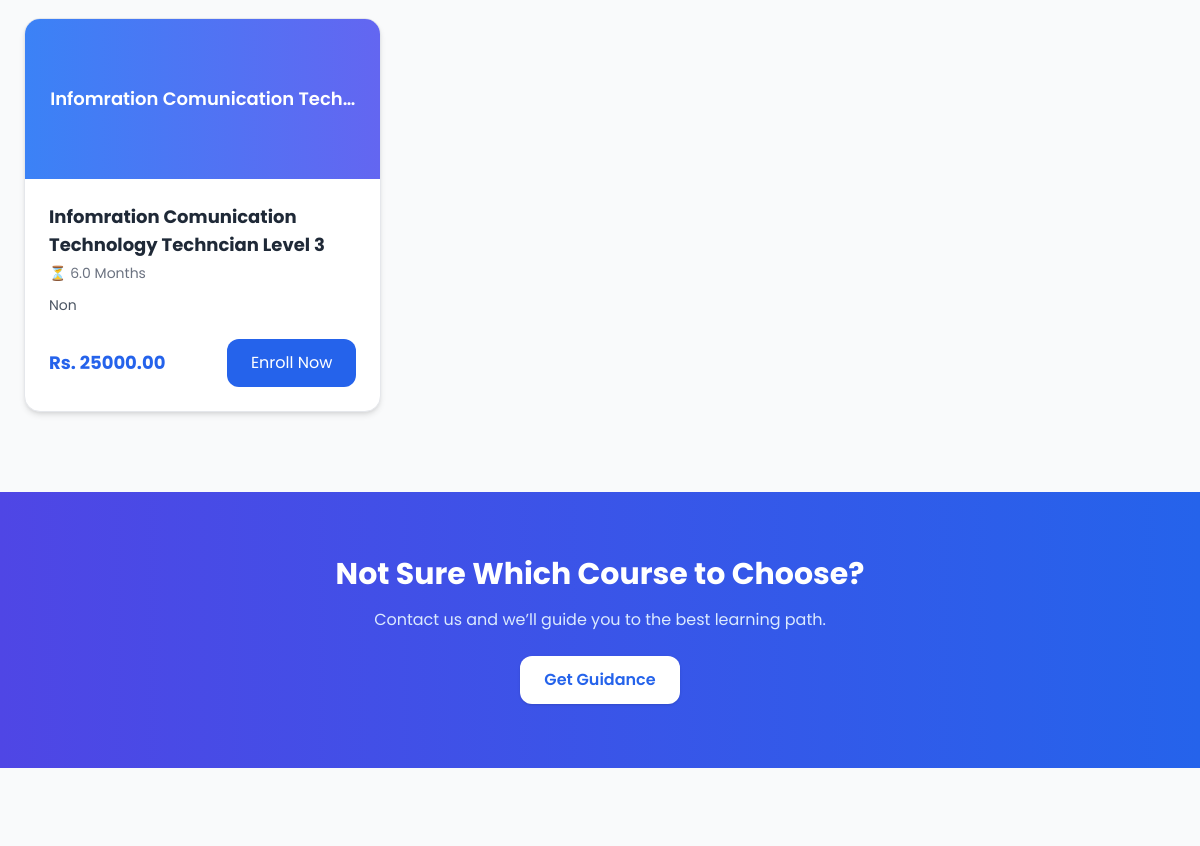
Page /courses/ (middle part) on the earlier database version.
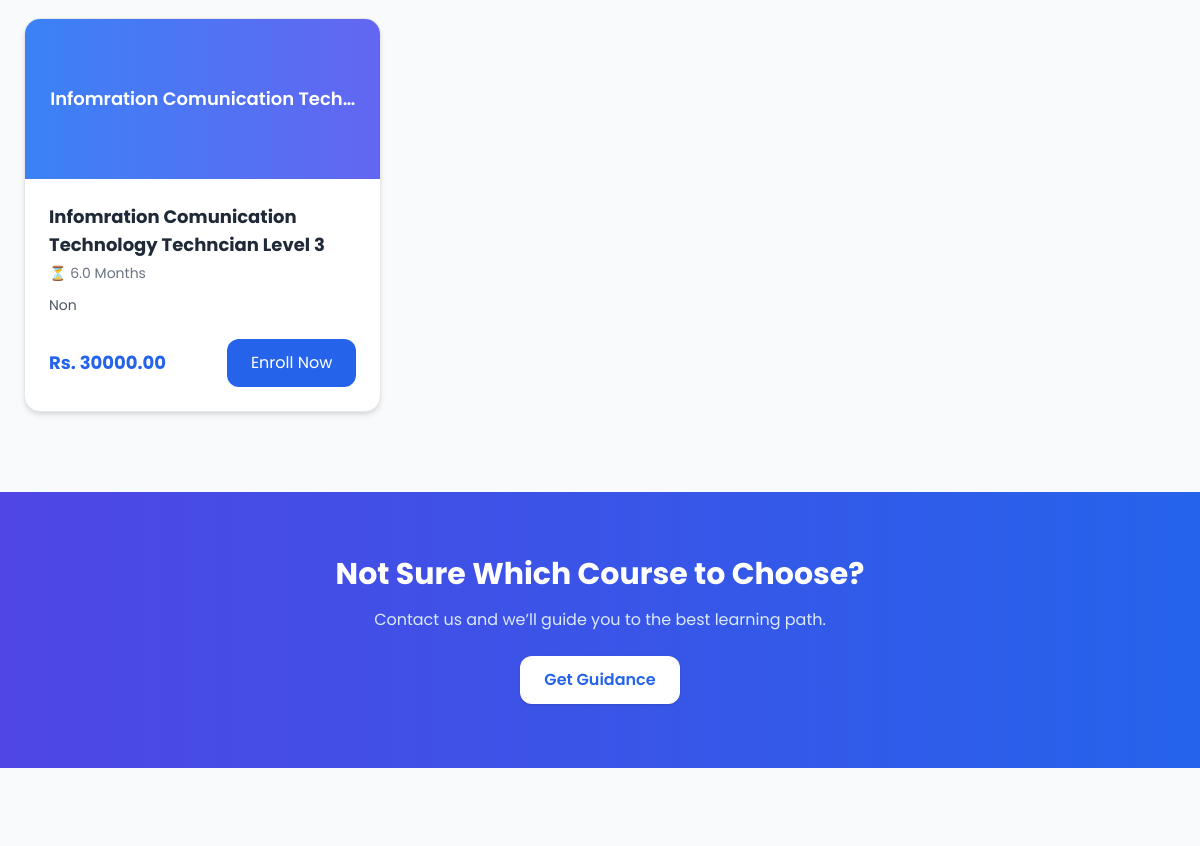
Same page on the later database version.
### apps/courses/models.py (models this page shows, shortened)
class Course(models.Model):
    LEVEL_CHOICES = [
        ('BEGINNER', 'Beginner'),
        ('INTERMEDIATE', 'Intermediate'),
        ('ADVANCED', 'Advanced'),
    ]
    DELIVERY_MODE_CHOICES = [
        ('CLASSROOM', 'Classroom'),
        ('ONLINE', 'Online'),
        ('BLENDED', 'Blended'),
    ]
    COURSE_MODE_CHOICES = [
        ('FULL_TIME', 'Full Time'),
        ('PART_TIME', 'Part Time'),
    ]
    CURRICULUM_CATEGORY_CHOICES = [
        ('NVQ', 'NVQ'),
        ('NON_NVQ', 'Non-NVQ'),
    ]
    MEDIUM_CHOICES = [
        ('SINHALA', 'Sinhala'),
        ('ENGLISH', 'English'),
        ('TAMIL', 'Tamil'),
    ]
    AVAILABILITY_CHOICES = [
        ('AVAILABLE', 'Available'),
        ('UNAVAILABLE', 'Unavailable'),
    ]
    ENTRY_QUALIFICATION_CHOICES = [
        ('UPTO_OL', 'Upto O/L'),
        ('AL', 'A/L'),
        ('DIPLOMA', 'Diploma'),
        ('DEGREE', 'Degree'),
    ]
    title = models.CharField(max_length=255)
    code = models.CharField(max_length=20, unique=True)
    description = models.TextField(blank=True)
    active = models.BooleanField(default=True)
    level = models.CharField(max_length=20, choices=LEVEL_CHOICES)
    entry_qualification = models.CharField(
        max_length=20,
        choices=ENTRY_QUALIFICATION_CHOICES,
        blank=True
    )
    curriculum_category = models.CharField(
        max_length=20,
        choices=CURRICULUM_CATEGORY_CHOICES,
        default='NON_NVQ'
    )
    curriculum_availability = models.CharField(
        max_length=20,
        choices=AVAILABILITY_CHOICES,
        default='AVAILABLE'
    )
    equivalent_course = models.CharField(max_length=100, blank=True)
    industry_sector = models.CharField(max_length=255, blank=True)
    delivery_mode = models.CharField(
        max_length=20,
        choices=DELIVERY_MODE_CHOICES,
        default='CLASSROOM'
    )
    course_mode = models.CharField(
        max_length=20,
        choices=COURSE_MODE_CHOICES,
        default='PART_TIME'
    )
    medium = models.CharField(
        max_length=20,
        choices=MEDIUM_CHOICES,
        default='SINHALA'
    )
    duration_months = models.FloatField(default=0)
    theory_hours = models.FloatField(default=0)
    practical_hours = models.FloatField(default=0)
    assignment_hours = models.FloatField(default=0)
    ojt_months = models.FloatField(default=0)  # On Job Training
    batches_per_year = models.IntegerField(default=1)
    students_per_batch = models.IntegerField(default=0)
    course_fee = models.DecimalField(
        max_digits=10,
        decimal_places=2,
        null=True,
        blank=True
    )
    is_free = models.BooleanField(default=False)
    fee_includes = models.CharField(
        max_length=255,
        blank=True,
        help_text="e.g. registration, certification"
    )
    tools_available = models.TextField(blank=True)
    equipment_available = models.TextField(blank=True)
    machinery_available = models.TextField(blank=True)
    nvq_level = models.IntegerField(null=True, blank=True)
    qualification_code = models.CharField(max_length=50, blank=True)
    prerequisite = models.TextField(blank=True)
    learning_outcomes = models.TextField(blank=True)
    created_at = models.DateTimeField(auto_now_add=True)
    updated_at = models.DateTimeField(auto_now=True)

### apps/website/views.py (the view)
# urls.py: path('courses/', PublicCourseListView.as_view(), name='public_courses'),
class PublicCourseListView(ListView):
    model = Course
    template_name = "website/courses.html"
    context_object_name = "courses"
    def get_queryset(self):
        return Course.objects.filter(active=True).order_by('-created_at')

### apps/core/context_processors.py (called while the page is built)
def user_roles(request):
    user = request.user
    return {
        'is_admin': user.is_authenticated and user.is_superuser,
        'is_teacher': user.is_authenticated and hasattr(user, 'teacher'),
        'is_student': user.is_authenticated and hasattr(user, 'student'),
    }

### templates/website/courses.html (shortened to what this page needs)
{% extends 'website/base.html' %}
{% block content %}
<section class="py-20 bg-gray-50">
    <div class="max-w-7xl mx-auto px-6">
        <div class="grid md:grid-cols-2 lg:grid-cols-3 gap-10">
            {% for course in courses %}
            <div class="group bg-white rounded-2xl shadow-md hover:shadow-2xl transition duration-300 overflow-hidden border flex flex-col">
                <div class="h-40 bg-gradient-to-r from-blue-500 to-indigo-500 flex items-center justify-center text-white text-lg font-semibold text-center px-4">
                    {{ course.title|truncatechars:30 }}
                </div>
                <div class="p-6 flex flex-col flex-grow">
                    <h2 class="text-lg font-bold text-gray-800 group-hover:text-blue-600 transition">
                        {{ course.title }}
                    </h2>
                    <p class="text-sm text-gray-500 mt-1">
                        ⏳ {{ course.duration_months }} Months
                    </p>
                    <p class="text-gray-600 mt-3 text-sm line-clamp-3">
                        {{ course.description|truncatechars:120 }}
                    </p>
                    <div class="mt-auto pt-6 flex justify-between items-center">
                        <span class="text-lg font-bold text-blue-600">
                            {% if course.is_free %}
                                🎉 Free
                            {% else %}
                                Rs. {{ course.course_fee }}
                            {% endif %}
                        </span>
<a href="{% url 'enroll' %}?course={{ course.id }}"
   class="bg-blue-600 text-white px-6 py-3 rounded-xl">
   Enroll Now
</a>
                    </div>
                </div>
            </div>
            {% empty %}
            <p class="text-center col-span-3 text-gray-500 text-lg">
                🚫 No courses available at the moment.
            </p>
            {% endfor %}
        </div>
    </div>
</section>
<section class="bg-gradient-to-r from-indigo-600 to-blue-600 text-white py-16 text-center">
    <div class="max-w-3xl mx-auto px-6">
        <h2 class="text-3xl font-bold">
            Not Sure Which Course to Choose?
        </h2>
        <p class="mt-4 text-blue-100">
            Contact us and we’ll guide you to the best learning path.
        </p>
        <a href="{% url 'contact' %}"
           class="inline-block mt-6 bg-white text-blue-600 px-6 py-3 rounded-xl font-semibold shadow hover:scale-105 transition">
            Get Guidance
        </a>
    </div>
</section>
{% endblock %}

Differences in the rows shown:
changed Course "Infomration Comunication Technology Techncian Level 3": course_fee "25000.00" → "30000.00"
